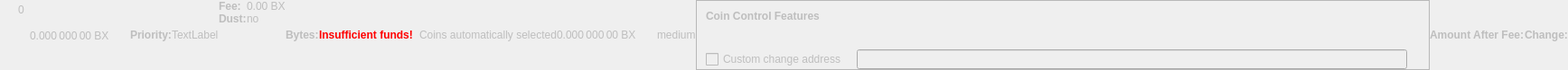
    <widget class="QWidget" name="dummyHideWidget" native="true">
     <property name="enabled">
      <bool>false</bool>
     </property>
     <property name="maximumSize">
      <size>
       <width>100</width>
       <height>22</height>
      </size>
     </property>
     <layout class="QHBoxLayout" name="dummyHideLayout">
      <property name="spacing">
       <number>0</number>
      </property>
      <property name="margin">
       <number>0</number>
      </property>
      <item>
       <layout class="QFormLayout" name="formLayoutCoinControl1">
        <property name="horizontalSpacing">
         <number>10</number>
        </property>
        <property name="verticalSpacing">
         <number>14</number>
        </property>
        <property name="leftMargin">
         <number>10</number>
        </property>
        <property name="topMargin">
         <number>4</number>
        </property>
        <property name="rightMargin">
         <number>6</number>
        </property>
        <item row="0" column="1">
         <widget class="QLabel" name="labelCoinControlBytes">
          <property name="cursor">
           <cursorShape>IBeamCursor</cursorShape>
          </property>
          <property name="contextMenuPolicy">
           <enum>Qt::ActionsContextMenu</enum>
          </property>
          <property name="text">
           <string notr="true">0</string>
          </property>
          <property name="textInteractionFlags">
           <set>Qt::LinksAccessibleByMouse|Qt::TextSelectableByKeyboard|Qt::TextSelectableByMouse</set>
          </property>
         </widget>
        </item>
       </layout>
      </item>
      <item>
       <widget class="QLabel" name="labelCoinControlAfterFee">
        <property name="enabled">
         <bool>false</bool>
        </property>
        <property name="sizePolicy">
         <sizepolicy hsizetype="Fixed" vsizetype="Fixed">
          <horstretch>0</horstretch>
          <verstretch>0</verstretch>
         </sizepolicy>
        </property>
        <property name="minimumSize">
         <size>
          <width>111</width>
          <height>12</height>
         </size>
        </property>
        <property name="maximumSize">
         <size>
          <width>111</width>
          <height>12</height>
         </size>
        </property>
        <property name="cursor">
         <cursorShape>IBeamCursor</cursorShape>
        </property>
        <property name="contextMenuPolicy">
         <enum>Qt::ActionsContextMenu</enum>
        </property>
        <property name="text">
         <string notr="true">0.000 000 00 BX</string>
        </property>
        <property name="textInteractionFlags">
         <set>Qt::LinksAccessibleByMouse|Qt::TextSelectableByKeyboard|Qt::TextSelectableByMouse</set>
        </property>
       </widget>
      </item>
      <item>
       <widget class="QLabel" name="labelCoinControlPriorityText">
        <property name="enabled">
         <bool>false</bool>
        </property>
        <property name="font">
         <font>
          <weight>75</weight>
          <bold>true</bold>
         </font>
        </property>
        <property name="text">
         <string>Priority:</string>
        </property>
       </widget>
      </item>
      <item>
       <layout class="QHBoxLayout" name="horizontalLayout">
        <item>
         <widget class="QLabel" name="WarningLabel">
          <property name="text">
           <string>TextLabel</string>
          </property>
         </widget>
        </item>
       </layout>
      </item>
      <item>
       <layout class="QFormLayout" name="formLayoutCoinControl3">
        <property name="horizontalSpacing">
         <number>0</number>
        </property>
        <property name="verticalSpacing">
         <number>0</number>
        </property>
        <property name="leftMargin">
         <number>0</number>
        </property>
        <property name="topMargin">
         <number>0</number>
        </property>
        <property name="rightMargin">
         <number>0</number>
        </property>
        <item row="0" column="0">
         <widget class="QLabel" name="labelCoinControlFeeText">
          <property name="enabled">
           <bool>false</bool>
          </property>
          <property name="font">
           <font>
            <weight>75</weight>
            <bold>true</bold>
           </font>
          </property>
          <property name="text">
           <string>Fee:</string>
          </property>
          <property name="margin">
           <number>0</number>
          </property>
         </widget>
        </item>
        <item row="0" column="1">
         <widget class="QLabel" name="labelCoinControlFee">
          <property name="enabled">
           <bool>false</bool>
          </property>
          <property name="cursor">
           <cursorShape>IBeamCursor</cursorShape>
          </property>
          <property name="contextMenuPolicy">
           <enum>Qt::ActionsContextMenu</enum>
          </property>
          <property name="text">
           <string notr="true">0.00 BX</string>
          </property>
          <property name="textInteractionFlags">
           <set>Qt::LinksAccessibleByMouse|Qt::TextSelectableByKeyboard|Qt::TextSelectableByMouse</set>
          </property>
         </widget>
        </item>
        <item row="1" column="0">
         <widget class="QLabel" name="labelCoinControlLowOutputText">
          <property name="enabled">
           <bool>false</bool>
          </property>
          <property name="font">
           <font>
            <weight>75</weight>
            <bold>true</bold>
           </font>
          </property>
          <property name="text">
           <string>Dust:</string>
          </property>
         </widget>
        </item>
        <item row="1" column="1">
         <widget class="QLabel" name="labelCoinControlLowOutput">
          <property name="enabled">
           <bool>false</bool>
          </property>
          <property name="cursor">
           <cursorShape>IBeamCursor</cursorShape>
          </property>
          <property name="contextMenuPolicy">
           <enum>Qt::ActionsContextMenu</enum>
          </property>
          <property name="text">
           <string>no</string>
          </property>
          <property name="textInteractionFlags">
           <set>Qt::LinksAccessibleByMouse|Qt::TextSelectableByKeyboard|Qt::TextSelectableByMouse</set>
          </property>
         </widget>
        </item>
       </layout>
      </item>
      <item>
       <widget class="QLabel" name="labelCoinControlBytesText">
        <property name="enabled">
         <bool>false</bool>
        </property>
        <property name="font">
         <font>
          <weight>75</weight>
          <bold>true</bold>
         </font>
        </property>
        <property name="text">
         <string>Bytes:</string>
        </property>
       </widget>
      </item>
      <item>
       <layout class="QFormLayout" name="formLayoutCoinControl2">
        <property name="horizontalSpacing">
         <number>0</number>
        </property>
        <property name="verticalSpacing">
         <number>0</number>
        </property>
        <property name="leftMargin">
         <number>0</number>
        </property>
        <property name="topMargin">
         <number>0</number>
        </property>
        <property name="rightMargin">
         <number>0</number>
        </property>
       </layout>
      </item>
      <item>
       <layout class="QHBoxLayout" name="horizontalLayoutCoinControl2">
        <property name="spacing">
         <number>0</number>
        </property>
        <property name="bottomMargin">
         <number>0</number>
        </property>
       </layout>
      </item>
      <item>
       <widget class="QLabel" name="labelCoinControlInsuffFunds">
        <property name="enabled">
         <bool>false</bool>
        </property>
        <property name="minimumSize">
         <size>
          <width>0</width>
          <height>0</height>
         </size>
        </property>
        <property name="font">
         <font>
          <weight>75</weight>
          <bold>true</bold>
         </font>
        </property>
        <property name="styleSheet">
         <string notr="true">color:red;font-weight:bold;</string>
        </property>
        <property name="text">
         <string>Insufficient funds!</string>
        </property>
        <property name="margin">
         <number>5</number>
        </property>
       </widget>
      </item>
      <item>
       <layout class="QFormLayout" name="formLayoutCoinControl4">
        <property name="horizontalSpacing">
         <number>0</number>
        </property>
        <property name="verticalSpacing">
         <number>0</number>
        </property>
        <property name="leftMargin">
         <number>0</number>
        </property>
        <property name="topMargin">
         <number>0</number>
        </property>
        <property name="rightMargin">
         <number>0</number>
        </property>
       </layout>
      </item>
      <item>
       <widget class="QLabel" name="labelCoinControlChangeLabel">
        <property name="enabled">
         <bool>false</bool>
        </property>
        <property name="sizePolicy">
         <sizepolicy hsizetype="Preferred" vsizetype="Expanding">
          <horstretch>0</horstretch>
          <verstretch>0</verstretch>
         </sizepolicy>
        </property>
        <property name="minimumSize">
         <size>
          <width>0</width>
          <height>0</height>
         </size>
        </property>
        <property name="text">
         <string/>
        </property>
        <property name="margin">
         <number>3</number>
        </property>
       </widget>
      </item>
      <item>
       <widget class="QLabel" name="labelCoinControlAutomaticallySelected">
        <property name="enabled">
         <bool>false</bool>
        </property>
        <property name="sizePolicy">
         <sizepolicy hsizetype="Fixed" vsizetype="Fixed">
          <horstretch>0</horstretch>
          <verstretch>0</verstretch>
         </sizepolicy>
        </property>
        <property name="minimumSize">
         <size>
          <width>0</width>
          <height>0</height>
         </size>
        </property>
        <property name="maximumSize">
         <size>
          <width>240</width>
          <height>16777215</height>
         </size>
        </property>
        <property name="text">
         <string>Coins automatically selected</string>
        </property>
        <property name="margin">
         <number>5</number>
        </property>
       </widget>
      </item>
      <item>
       <widget class="QLabel" name="labelCoinControlChange">
        <property name="enabled">
         <bool>false</bool>
        </property>
        <property name="sizePolicy">
         <sizepolicy hsizetype="Fixed" vsizetype="Fixed">
          <horstretch>0</horstretch>
          <verstretch>0</verstretch>
         </sizepolicy>
        </property>
        <property name="minimumSize">
         <size>
          <width>111</width>
          <height>0</height>
         </size>
        </property>
        <property name="maximumSize">
         <size>
          <width>111</width>
          <height>16777215</height>
         </size>
        </property>
        <property name="cursor">
         <cursorShape>IBeamCursor</cursorShape>
        </property>
        <property name="contextMenuPolicy">
         <enum>Qt::ActionsContextMenu</enum>
        </property>
        <property name="text">
         <string notr="true">0.000 000 00 BX</string>
        </property>
        <property name="textInteractionFlags">
         <set>Qt::LinksAccessibleByMouse|Qt::TextSelectableByKeyboard|Qt::TextSelectableByMouse</set>
        </property>
       </widget>
      </item>
      <item>
       <widget class="QLabel" name="labelCoinControlPriority">
        <property name="enabled">
         <bool>false</bool>
        </property>
        <property name="cursor">
         <cursorShape>IBeamCursor</cursorShape>
        </property>
        <property name="contextMenuPolicy">
         <enum>Qt::ActionsContextMenu</enum>
        </property>
        <property name="text">
         <string>medium</string>
        </property>
        <property name="textInteractionFlags">
         <set>Qt::LinksAccessibleByMouse|Qt::TextSelectableByKeyboard|Qt::TextSelectableByMouse</set>
        </property>
       </widget>
      </item>
      <item>
       <widget class="QFrame" name="frameCoinControl">
        <property name="sizePolicy">
         <sizepolicy hsizetype="Expanding" vsizetype="Expanding">
          <horstretch>0</horstretch>
          <verstretch>0</verstretch>
         </sizepolicy>
        </property>
        <property name="maximumSize">
         <size>
          <width>16777215</width>
          <height>16777215</height>
         </size>
        </property>
        <property name="frameShape">
         <enum>QFrame::StyledPanel</enum>
        </property>
        <property name="frameShadow">
         <enum>QFrame::Sunken</enum>
        </property>
        <layout class="QVBoxLayout" name="verticalLayoutCoinControl2_2">
         <property name="spacing">
          <number>0</number>
         </property>
         <property name="margin">
          <number>0</number>
         </property>
         <item>
          <layout class="QVBoxLayout" name="verticalLayoutCoinControl" stretch="0,0,0,1">
           <property name="spacing">
            <number>0</number>
           </property>
           <property name="leftMargin">
            <number>10</number>
           </property>
           <property name="topMargin">
            <number>10</number>
           </property>
           <item>
            <layout class="QHBoxLayout" name="horizontalLayoutCoinControl1">
             <property name="bottomMargin">
              <number>15</number>
             </property>
             <item>
              <widget class="QLabel" name="labelCoinControlFeatures">
               <property name="enabled">
                <bool>false</bool>
               </property>
               <property name="sizePolicy">
                <sizepolicy hsizetype="Preferred" vsizetype="Maximum">
                 <horstretch>0</horstretch>
                 <verstretch>0</verstretch>
                </sizepolicy>
               </property>
               <property name="font">
                <font>
                 <weight>75</weight>
                 <bold>true</bold>
                </font>
               </property>
               <property name="styleSheet">
                <string notr="true">font-weight:bold;</string>
               </property>
               <property name="text">
                <string>Coin Control Features</string>
               </property>
              </widget>
             </item>
            </layout>
           </item>
           <item>
            <widget class="QWidget" name="widgetCoinControl" native="true">
             <property name="sizePolicy">
              <sizepolicy hsizetype="Preferred" vsizetype="Preferred">
               <horstretch>0</horstretch>
               <verstretch>0</verstretch>
              </sizepolicy>
             </property>
             <property name="minimumSize">
              <size>
               <width>0</width>
               <height>0</height>
              </size>
             </property>
             <property name="styleSheet">
              <string notr="true"/>
             </property>
             <layout class="QHBoxLayout" name="horizontalLayoutCoinControl5_2">
              <property name="margin">
               <number>0</number>
              </property>
              <item>
               <layout class="QHBoxLayout" name="horizontalLayoutCoinControl3">
                <property name="spacing">
                 <number>20</number>
                </property>
                <property name="topMargin">
                 <number>0</number>
                </property>
                <property name="bottomMargin">
                 <number>10</number>
                </property>
               </layout>
              </item>
             </layout>
            </widget>
           </item>
           <item>
            <layout class="QHBoxLayout" name="horizontalLayoutCoinControl4" stretch="0,0,0">
             <property name="spacing">
              <number>12</number>
             </property>
             <property name="sizeConstraint">
              <enum>QLayout::SetDefaultConstraint</enum>
             </property>
             <property name="topMargin">
              <number>5</number>
             </property>
             <property name="rightMargin">
              <number>5</number>
             </property>
             <item>
              <widget class="QCheckBox" name="checkBoxCoinControlChange">
               <property name="enabled">
                <bool>false</bool>
               </property>
               <property name="toolTip">
                <string>If this is activated, but the change address is empty or invalid, change will be sent to a newly generated address.</string>
               </property>
               <property name="text">
                <string>Custom change address</string>
               </property>
              </widget>
             </item>
             <item>
              <widget class="QValidatedLineEdit" name="lineEditCoinControlChange">
               <property name="enabled">
                <bool>false</bool>
               </property>
               <property name="sizePolicy">
                <sizepolicy hsizetype="Expanding" vsizetype="Fixed">
                 <horstretch>0</horstretch>
                 <verstretch>0</verstretch>
                </sizepolicy>
               </property>
              </widget>
             </item>
             <item>
              <widget class="QLabel" name="labelCoinControlChangeLabel_2">
               <property name="sizePolicy">
                <sizepolicy hsizetype="Preferred" vsizetype="Expanding">
                 <horstretch>0</horstretch>
                 <verstretch>0</verstretch>
                </sizepolicy>
               </property>
               <property name="minimumSize">
                <size>
                 <width>0</width>
                 <height>0</height>
                </size>
               </property>
               <property name="text">
                <string/>
               </property>
               <property name="margin">
                <number>3</number>
               </property>
              </widget>
             </item>
            </layout>
           </item>
           <item>
            <spacer name="verticalSpacerCoinControl">
             <property name="orientation">
              <enum>Qt::Vertical</enum>
             </property>
             <property name="sizeHint" stdset="0">
              <size>
               <width>800</width>
               <height>1</height>
              </size>
             </property>
            </spacer>
           </item>
          </layout>
         </item>
        </layout>
       </widget>
      </item>
      <item>
       <widget class="QLabel" name="labelCoinControlAfterFeeText">
        <property name="enabled">
         <bool>false</bool>
        </property>
        <property name="minimumSize">
         <size>
          <width>0</width>
          <height>0</height>
         </size>
        </property>
        <property name="maximumSize">
         <size>
          <width>16777215</width>
          <height>16777215</height>
         </size>
        </property>
        <property name="font">
         <font>
          <weight>75</weight>
          <bold>true</bold>
         </font>
        </property>
        <property name="text">
         <string>Amount After Fee:</string>
        </property>
        <property name="alignment">
         <set>Qt::AlignLeading|Qt::AlignLeft|Qt::AlignVCenter</set>
        </property>
        <property name="margin">
         <number>0</number>
        </property>
       </widget>
      </item>
      <item>
       <widget class="QLabel" name="labelCoinControlChangeText">
        <property name="enabled">
         <bool>false</bool>
        </property>
        <property name="sizePolicy">
         <sizepolicy hsizetype="Preferred" vsizetype="Preferred">
          <horstretch>0</horstretch>
          <verstretch>0</verstretch>
         </sizepolicy>
        </property>
        <property name="minimumSize">
         <size>
          <width>0</width>
          <height>0</height>
         </size>
        </property>
        <property name="maximumSize">
         <size>
          <width>16777215</width>
          <height>16777215</height>
         </size>
        </property>
        <property name="font">
         <font>
          <weight>75</weight>
          <bold>true</bold>
         </font>
        </property>
        <property name="text">
         <string>Change:</string>
        </property>
        <property name="alignment">
         <set>Qt::AlignLeading|Qt::AlignLeft|Qt::AlignVCenter</set>
        </property>
       </widget>
      </item>
     </layout>
    </widget>
